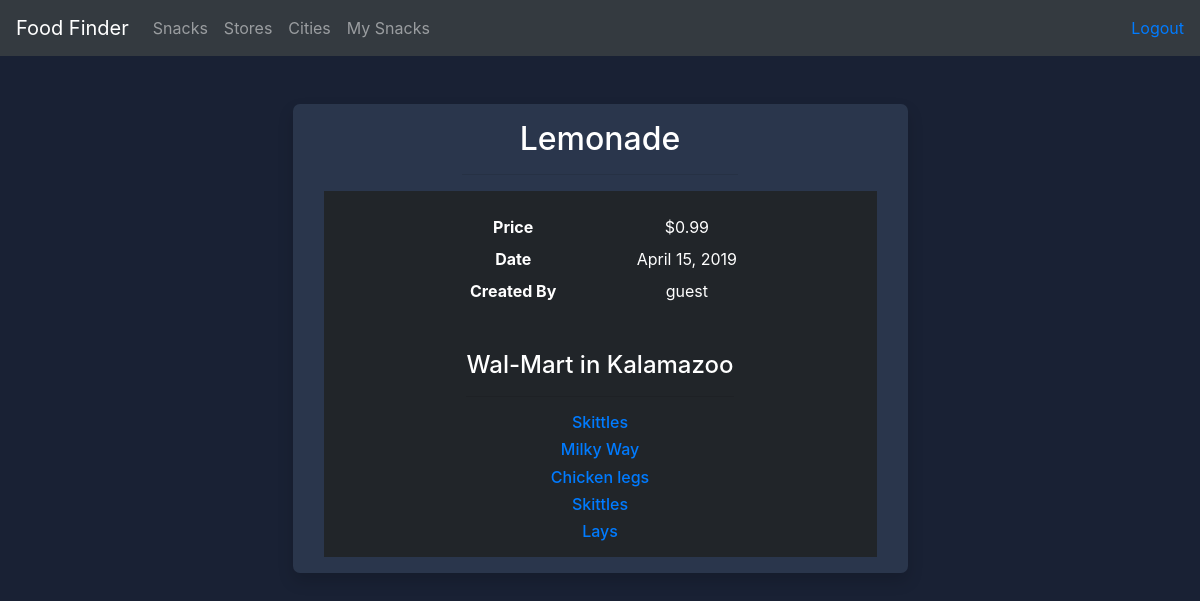
Screenshot of /snack/12/ (signed in) with the database file from the repository.
### food/models.py (models this page shows, shortened)
class Snack(models.Model):
    store = models.ForeignKey(Store, on_delete=models.CASCADE)
    name = models.CharField(max_length=255)
    price = models.DecimalField(default=1.00, decimal_places=2, max_digits=6)
    date_found = models.DateTimeField(auto_now_add=True, blank=True)
    sale = models.BooleanField(default=False)
    snack_author = models.ForeignKey(settings.AUTH_USER_MODEL, on_delete=models.CASCADE, null=True)
    def __str__(self):
        return f'%s' % self.name
    def pretty_price_string(self):
        fancy_price = f'$%.2f' % self.price
        return fancy_price

class Store(models.Model):
    name = models.CharField(max_length=255)
    city = models.CharField(max_length=255)

### food/views.py (the view)
# urls.py: path('snack/<int:snack_id>/', views.snack_details, name='snack_details'),
@login_required()
def snack_details(request, snack_id):
    snack = get_object_or_404(Snack, pk=snack_id)
    return render(request, 'food/snack_details.html', {'snack': snack})

### food/templates/food/snack_details.html
{% extends 'food/base.html' %}
{% block content %}
    <div class="row justify-content-center mt-5">
        <div class="col-lg-6 col-md-8 col-10 text-center shadow">
            <div class="m-3">
                <h2>{{ snack }}</h2>
                <hr class="w-50">
                <div class="p-2" style="background-color: #212529">
                    <div class="mt-3">
                        <div class="row justify-content-center m-2">
                            <div class="col-4"><strong>Price</strong></div>
                            <div class="col-4">{{ snack.pretty_price_string }}</div>
                        </div>
                        <div class="row justify-content-center m-2">
                            <div class="col-4"><strong>Date</strong></div>
                            <div class="col-4">{{ snack.date_found.date }}</div>
                        </div>
                        <div class="row justify-content-center m-2">
                            <div class="col-4"><strong>Created By</strong></div>
                            <div class="col-4">
                                {% if snack.snack_author %}{{ snack.snack_author }}{% else %}Admin{% endif %}</div>
                        </div>
                    </div>
                    <div class="mt-5">
                        <h4>{{ snack.store.name }} in {{ snack.store.city }}</h4>
                        <hr class="w-50">
                        {% for other_snack in snack.store.snack_set.all %}
                            {% if not other_snack.name == snack.name %}
                                <h6><a href="{% url 'food:snack_details' other_snack.id %}">{{ other_snack }}</a></h6>
                            {% endif %}
                        {% endfor %}
                    </div>
                </div>
            </div>
        </div>
    </div>
{% endblock %}

### static/css/custom-styles.css (style rules this page uses)
body { background-color: #192134; color: white; }
.shadow { background-color: #2A364C; border-radius: 7px; }

### rows the page displays
Snack: name "Lemonade", pretty_price_string "$0.99", date_found "April 15, 2019", snack_author "guest", store.name "Wal-Mart", store.city "Kalamazoo"
Snack: name "Skittles"
Snack: name "Milky Way"
Snack: name "Chicken legs"
Snack: name "Skittles"
Snack: name "Lays"
